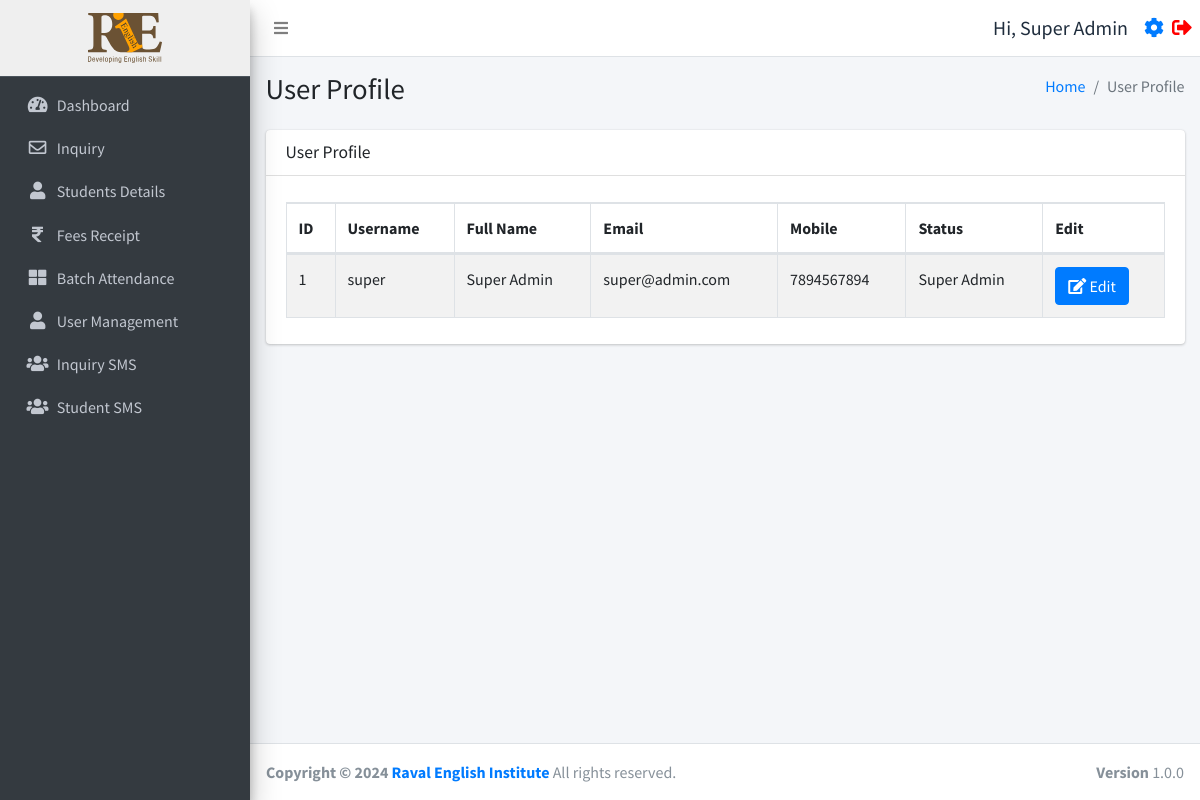
The app's page /profile.php (signed in) with its own data.
### tables this page shows
CREATE TABLE `users` (
  `id` int(11) NOT NULL,
  `username` varchar(255) NOT NULL,
  `fullname` varchar(255) NOT NULL,
  `email` varchar(255) NOT NULL,
  `mobile` varchar(15) NOT NULL,
  `password` varchar(255) NOT NULL,
  `status` int(11) NOT NULL,
  `created_at` timestamp NOT NULL DEFAULT current_timestamp()
);

### function.php (called while the page is built, shortened)
<?php
require_once('db.php');
function selectFromTable($tableName, $columns, $whereConditions) {
    global $db;
    try {
        $sql = "SELECT " . implode(', ', $columns) . " FROM $tableName";
        if (!empty($whereConditions)) {
            $sql .= " WHERE " . implode(' AND ', array_map(function ($col) {
                return "$col = :$col";
            }, array_keys($whereConditions)));
        }
        $stmt = $db->prepare($sql);
        foreach ($whereConditions as $col => $value) {
            $stmt->bindValue(":$col", $value);
        }
        $stmt->execute();
        return $stmt->fetchAll(PDO::FETCH_ASSOC);
    } catch (PDOException $e) {
        return false;
    }
}
?>

### profile.php (the view, shortened to what this page needs)
<!DOCTYPE html>
<html lang="en">
<head>
</head>
<body>
    <?php include ('./header.php'); ?>
    <?php include ('./db.php'); ?>
    <?php
    require_once ('function.php');
    $userId = $_SESSION['user_id'] ?? null;
    $userData = selectFromTable('users', ['id', 'username', 'fullname', 'email', 'mobile', 'status', 'created_at'], ['id' => $userId]);
    if (!$userData) {
        echo "<p>User data not found.</p>";
    } else {
        $user = $userData[0];
        ?>
        <div class="content-wrapper">
            <div class="content-header">
                <div class="container-fluid">
                    <div class="row mb-2">
                        <div class="col-sm-6">
                            <h1 class="m-0">User Profile</h1>
                        </div>
                        <div class="col-sm-6">
                            <ol class="breadcrumb float-sm-right">
                                <li class="breadcrumb-item"><a href="./dashboard.php">Home</a></li>
                                <li class="breadcrumb-item active">User Profile</li>
                            </ol>
                        </div>
                    </div>
                </div>
            </div>
            <section class="content">
                <div class="container-fluid">
                    <div class="row">
                        <div class="col-12">
                            <div class="card">
                                <div class="card-header">
                                    <h3 class="card-title">User Profile</h3>
                                </div>
                                <div class="card-body">
                                    <table class="table table-bordered table-striped">
                                        <thead>
                                            <tr>
                                                <th>ID</th>
                                                <th>Username</th>
                                                <th>Full Name</th>
                                                <th>Email</th>
                                                <th>Mobile</th>
                                                <th>Status</th>
                                                <th>Edit</th>
                                            </tr>
                                        </thead>
                                        <tbody>
                                            <tr>
                                                <td><?= htmlspecialchars($user['id']) ?></td>
                                                <td><?= htmlspecialchars($user['username']) ?></td>
                                                <td><?= htmlspecialchars($user['fullname']) ?></td>
                                                <td><?= htmlspecialchars($user['email']) ?></td>
                                                <td><?= htmlspecialchars($user['mobile']) ?></td>
                                                <td><?= $user['status'] == 0 ? 'Super Admin' : ($user['status'] == 1 ? 'Admin' : 'Faculty') ?>
                                                </td>
                                                <td><a href='profileform.php?id=<?= htmlspecialchars($user['id']) ?>'
                                                        class='btn btn-primary'><i class='fas fa-edit'></i> Edit</a></td>
                                            </tr>
                                        </tbody>
                                    </table>
                                </div>
                            </div>
                        </div>
                    </div>
                </div>
            </section>
        </div>
        <?php
    }
    ?>
    <?php include ('./footer.php'); ?>

### header.php (shortened to what this page needs)
<?php
require_once 'db.php';
require_once ('function.php');
$user = selectFromTable('users', ['*'], ['id' => $_SESSION['user_id']]);
$user = $user[0];
$isFaculty = isset($_SESSION['user_status']) && $_SESSION['user_status'] === 'faculty';
$isAdmin = isset($_SESSION['user_status']) && $_SESSION['user_status'] === 'admin';
?>
<!DOCTYPE html>
<html lang="en">
<head>
  <link rel="stylesheet" href="./plugins/fontawesome-free/css/all.min.css">
  <link rel="stylesheet" href="https://code.ionicframework.com/ionicons/2.0.1/css/ionicons.min.css">
  <link rel="stylesheet" href="./plugins/icheck-bootstrap/icheck-bootstrap.min.css">
  <link rel="stylesheet" href="https://cdn.datatables.net/1.10.19/css/dataTables.bootstrap4.min.css">
  <link rel="stylesheet" href="./asset/css/adminlte.min.css">
  <link rel="stylesheet" href="./asset/css/style.css">
</head>
<body class="hold-transition sidebar-mini layout-fixed">
  <div class="wrapper">
    <nav class="main-header navbar navbar-expand navbar-white navbar-light sticky-top">
      <ul class="navbar-nav">
        <li class="nav-item">
          <a class="nav-link" data-widget="pushmenu" href="#" role="button"><i class="fas fa-bars"></i></a>
        </li>
      </ul>
      <ul class="navbar-nav ml-auto">
        <li class="nav-item d-flex align-items-center">
          <span class="mr-3" style="font-size:20px;">Hi, <?php echo $user['fullname']; ?></span>
          <a href="./profile.php" style="font-size:20px;" class="d-block mr-2"><i class="fas fa-cog"></i></a>
          <a href="./logout.php" style="font-size:20px;"><i class="fas fa-sign-out-alt" style="color:red"></i></a>
        </li>
      </ul>
    </nav>
    <aside class="main-sidebar sidebar-dark-primary elevation-4">
      <?php if ($_SESSION['user_status'] === 'faculty'): ?>
        <a href="./batch.php" class="brand-link" style="text-align:center;background:#efefef;">
        <?php else: ?>
          <a href="./dashboard.php" class="brand-link" style="text-align:center;background:#efefef;">
          <?php endif; ?>
          <img src="./asset/img/logo.svg" alt="RIE logo Logo" style="height:50px;">
        </a>
        <div class="sidebar">
          <nav class="mt-2">
            <ul class="nav nav-pills nav-sidebar flex-column" data-widget="treeview" role="menu" data-accordion="false">
              <?php if (!$isFaculty): ?>
                <li class="nav-item">
                  <a href="./dashboard.php" class="nav-link
            <?php if (strpos($_SERVER['REQUEST_URI'], 'dashboard.php') !== false) {
              echo "active";
            } ?>">
                    <i class="nav-icon fas fa-tachometer-alt"></i>
                    <p>
                      Dashboard
                    </p>
                  </a>
                </li>
                <li class="nav-item">
                  <a href="./inquiry.php" class="nav-link
            <?php if (strpos($_SERVER['REQUEST_URI'], 'inquiry.php') !== false) {
              echo "active";
            } ?>">
                    <i class="nav-icon far fa-envelope"></i>
                    <p>
                      Inquiry
                    </p>
                  </a>
                <li class="nav-item">
                  <a href="./studentsdetails.php" class="nav-link
            <?php if (strpos($_SERVER['REQUEST_URI'], 'studentsdetails.php') !== false) {
              echo "active";
            } ?>">
                    <i class="nav-icon fas fa-user"></i>
                    <p>
                      Students Details
                    </p>
                  </a>
                </li>
                <li class="nav-item">
                  <a href="./fees.php" class="nav-link
            <?php if (strpos($_SERVER['REQUEST_URI'], 'fees.php') !== false) {
              echo "active";
            } ?>">
                    <i class="nav-icon fas fa-rupee-sign"></i>
                    <p>
                      Fees Receipt
                    </p>
                  </a>
                </li>
              <?php endif; ?>
              <li class="nav-item">
                <a href="./batch.php" class="nav-link
            <?php if (strpos($_SERVER['REQUEST_URI'], 'batch.php') !== false) {
              echo "active";
            } ?>">
                  <i class="nav-icon fas fa-th-large"></i>
                  <p>
                    Batch Attendance
                  </p>
                </a>
              </li>
              <?php if (!$isFaculty && !$isAdmin): ?>
                <li class="nav-item">
                  <a href="./user_management.php" class="nav-link
            <?php if (strpos($_SERVER['REQUEST_URI'], 'user_management.php') !== false) {
              echo "active";
            } ?>">
                    <i class="nav-icon fas fa-user"></i>
                    <p>
                      User Management
                    </p>
                  </a>
                </li>
              <?php endif; ?>
              <?php if (!$isFaculty): ?>
                <li class="nav-item">
                  <a href="./inquirysms.php" class="nav-link
            <?php if (strpos($_SERVER['REQUEST_URI'], 'inquirysms.php') !== false) {
              echo "active";
            } ?>">
                    <i class="nav-icon fas fa-users"></i>
                    <p>
                      Inquiry SMS
                    </p>
                  </a>
                </li>
                <li class="nav-item">
                  <a href="./studentsms.php" class="nav-link
            <?php if (strpos($_SERVER['REQUEST_URI'], 'studentsms.php') !== false) {
              echo "active";
            } ?>">
                    <i class="nav-icon fas fa-users"></i>
                    <p>
                      Student SMS
                    </p>
                  </a>
                </li>
              <?php endif; ?>
            </ul>
          </nav>
        </div>
    </aside>

### header.php (style rules this page uses)
table thead tr { border: 2px solid #dee2e6 }
table thead { position: sticky; top: 0; background-color: white; }

### records on screen
users: fullname "Super Admin", id "1", username "super", email "super@admin.com", mobile "7894567894"
